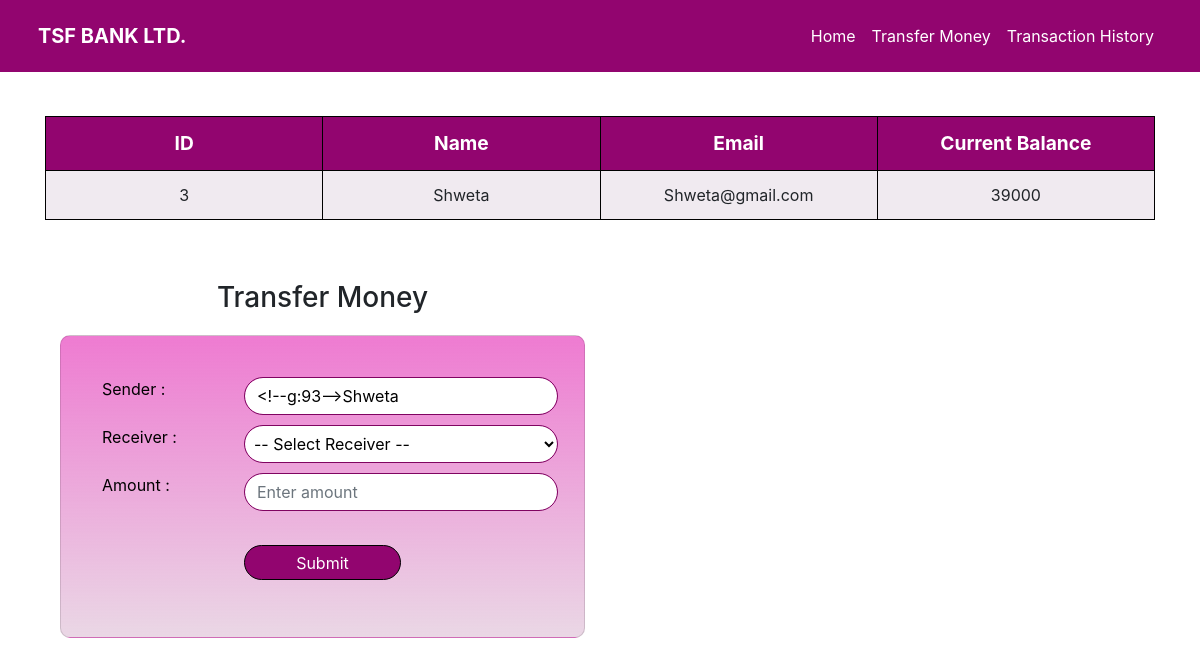
/transfer.php?id=3, run on the app's committed database.
### tables this page shows
CREATE TABLE `customers` (
  `id` int(10) NOT NULL,
  `name` varchar(30) NOT NULL,
  `email` varchar(30) NOT NULL,
  `mobile` int(10) NOT NULL,
  `balance` int(30) NOT NULL
);

### transfer.php (the view, shortened to what this page needs)
<!DOCTYPE html>
<html lang="en">
    <head>
        <link rel="stylesheet" href="https://maxcdn.bootstrapcdn.com/bootstrap/4.3.1/css/bootstrap.min.css">
        <link rel="stylesheet" href="css/main.css">
    </head>
    <body>
    <?php include('navbar.php') ?>
    <div class="container">
        <h2 class="text-center" style="margin-bottom:7%">Account Details</h2>
        <?php
            echo '<div id="table_align" class="table-responsive">
            <table class="table table-bordered" >
                <tr>
                    <th>ID</th>
                    <th>Name</th>
                    <th>Email</th>
                    <th>Current Balance</th>
                </tr>';
                function fetchData(){
                    $connect = mysqli_connect("localhost", "root", "", "banksystem");
                    $sql = "SELECT * FROM Customers where id='" . $_GET['id'] . "' ";
                    $output = '';
                    $result = mysqli_query($connect, $sql);
                    while($row = mysqli_fetch_array($result)){
                        $output .= '<tr>
                                    <td>'.$row["id"].'</td>
                                    <td id="1">'.$row["name"].'</td>
                                    <td>'.$row["email"].'</td>
                                    <td>'.$row["balance"].'</td>
                                    </tr>';
                    }
                    return $output;
                }
                echo fetchData();
            echo '</table> </div> <br />';
        ?>
        <div class="col-lg-6">
            <h3 style="margin:4%" class="text-center">Transfer Money</h3>
                <div class="card chapterCard" >
                    <div class="card-body" >
                        <form action="insert.php" method="POST">
                        <div class="form-group">
                        <div class="row ">
                            <label class=" col-lg-4">Sender :</label>
                            <input type="text" class="form-control col-lg-8" value ="" id="from_customer" name="from_customer"> <br><br>
                            <label class=" col-lg-4">Receiver :</label>
                            <select class="dropClass form-control col-lg-8" value=" " name="to_customer" required>
                                <option disabled selected>-- Select Receiver --</option>
                            </select>
                            </select><br><br>
                            <label class=" col-lg-4">Amount :</label>
                            <input type="number" class="col-lg-8 form-control" placeholder="Enter amount" autocomplete="off" value ="" name="amount" required> <br><br>
                            <div class=" col-lg-4"></div>
                            <button type="submit" class="btn btnprimary col-lg-4" id="submit_money" name="submit_money">Submit</button>
                            </div>
                            </div>
                        </form>
                </div>
            </div>
        </div>
    </body>
</html>

### css/main.css (style rules this page uses)
* { box-sizing: border-box; margin: 0px; padding: 0px; }
.table, .table td,.table th { border :1px solid black; }
.table { text-align: center; width: 100%; border-collapse: collapse; table-layout: fixed; }
.table th { background-color: rgb(146, 5, 111); color:white; font-size: larger; }
.table tr:nth-child(even) { background-color: rgb(240, 234, 240); }
.form-group input, .form-group textarea, .form-group select { border-radius: 20px; padding-left: 50x; border: 1px solid rgb(128, 4, 97); }
.chapterCard { border-radius: 10px; background-image: linear-gradient(to bottom, rgb(238, 123, 209),rgba(150, 56, 126, 0.2)); padding: 4%; }
input, textarea { padding: 5px; }
.dropClass { padding: 5px; }
#submit_money { border: 1px solid black; padding: 1% 5% 1% 5%; background-color: rgb(146, 5, 111); color: white; border-radius: 20px; margin-top: 5%; }
.chapterCard input, .chapterCard select, .chapterCard label, .chapterCard select option { font-weight: 400; color: black; }

### data on the page
customers: id "3", name "Shweta", email "Shweta@gmail.com", balance "39000"
